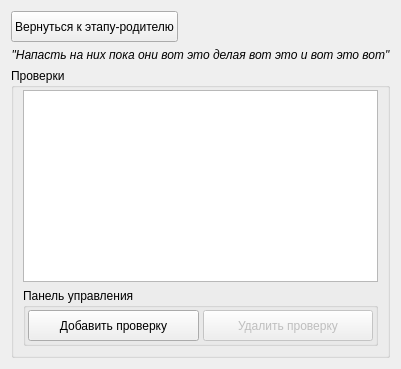
             <widget class="QWidget" name="pageOutcome">
              <layout class="QVBoxLayout" name="verticalLayout_7">
               <item>
                <layout class="QHBoxLayout" name="horizontalLayout_4">
                 <item>
                  <widget class="QPushButton" name="pb_toParentStage">
                   <property name="minimumSize">
                    <size>
                     <width>0</width>
                     <height>31</height>
                    </size>
                   </property>
                   <property name="font">
                    <font>
                     <weight>50</weight>
                     <bold>false</bold>
                    </font>
                   </property>
                   <property name="text">
                    <string>Вернуться к этапу-родителю</string>
                   </property>
                  </widget>
                 </item>
                 <item>
                  <spacer name="horizontalSpacer">
                   <property name="orientation">
                    <enum>Qt::Horizontal</enum>
                   </property>
                   <property name="sizeHint" stdset="0">
                    <size>
                     <width>40</width>
                     <height>20</height>
                    </size>
                   </property>
                  </spacer>
                 </item>
                </layout>
               </item>
               <item>
                <widget class="QLabel" name="lb_briefReminder">
                 <property name="font">
                  <font>
                   <weight>50</weight>
                   <italic>true</italic>
                   <bold>false</bold>
                  </font>
                 </property>
                 <property name="layoutDirection">
                  <enum>Qt::LeftToRight</enum>
                 </property>
                 <property name="text">
                  <string>&quot;Напасть на них пока они вот это делая вот это и вот это вот&quot;</string>
                 </property>
                 <property name="alignment">
                  <set>Qt::AlignCenter</set>
                 </property>
                </widget>
               </item>
               <item>
                <widget class="QGroupBox" name="groupBox_19">
                 <property name="title">
                  <string>Проверки</string>
                 </property>
                 <layout class="QVBoxLayout" name="verticalLayout_5">
                  <property name="topMargin">
                   <number>2</number>
                  </property>
                  <item>
                   <widget class="QListWidget" name="lw_outcomes">
                    <property name="lineWidth">
                     <number>1</number>
                    </property>
                    <property name="editTriggers">
                     <set>QAbstractItemView::NoEditTriggers</set>
                    </property>
                    <property name="showDropIndicator" stdset="0">
                     <bool>false</bool>
                    </property>
                    <property name="verticalScrollMode">
                     <enum>QAbstractItemView::ScrollPerPixel</enum>
                    </property>
                    <property name="spacing">
                     <number>6</number>
                    </property>
                   </widget>
                  </item>
                  <item>
                   <widget class="QGroupBox" name="groupBox_12">
                    <property name="title">
                     <string>Панель управления</string>
                    </property>
                    <layout class="QHBoxLayout" name="horizontalLayout_2">
                     <property name="spacing">
                      <number>4</number>
                     </property>
                     <property name="leftMargin">
                      <number>2</number>
                     </property>
                     <property name="topMargin">
                      <number>2</number>
                     </property>
                     <property name="rightMargin">
                      <number>2</number>
                     </property>
                     <property name="bottomMargin">
                      <number>2</number>
                     </property>
                     <item>
                      <widget class="QPushButton" name="pb_addCheck">
                       <property name="minimumSize">
                        <size>
                         <width>0</width>
                         <height>31</height>
                        </size>
                       </property>
                       <property name="font">
                        <font>
                         <weight>50</weight>
                         <bold>false</bold>
                        </font>
                       </property>
                       <property name="text">
                        <string>Добавить проверку</string>
                       </property>
                      </widget>
                     </item>
                     <item>
                      <widget class="QPushButton" name="pb_deleteCheck">
                       <property name="enabled">
                        <bool>false</bool>
                       </property>
                       <property name="minimumSize">
                        <size>
                         <width>0</width>
                         <height>31</height>
                        </size>
                       </property>
                       <property name="font">
                        <font>
                         <weight>50</weight>
                         <bold>false</bold>
                        </font>
                       </property>
                       <property name="text">
                        <string>Удалить проверку</string>
                       </property>
                      </widget>
                     </item>
                    </layout>
                   </widget>
                  </item>
                 </layout>
                </widget>
               </item>
              </layout>
             </widget>
